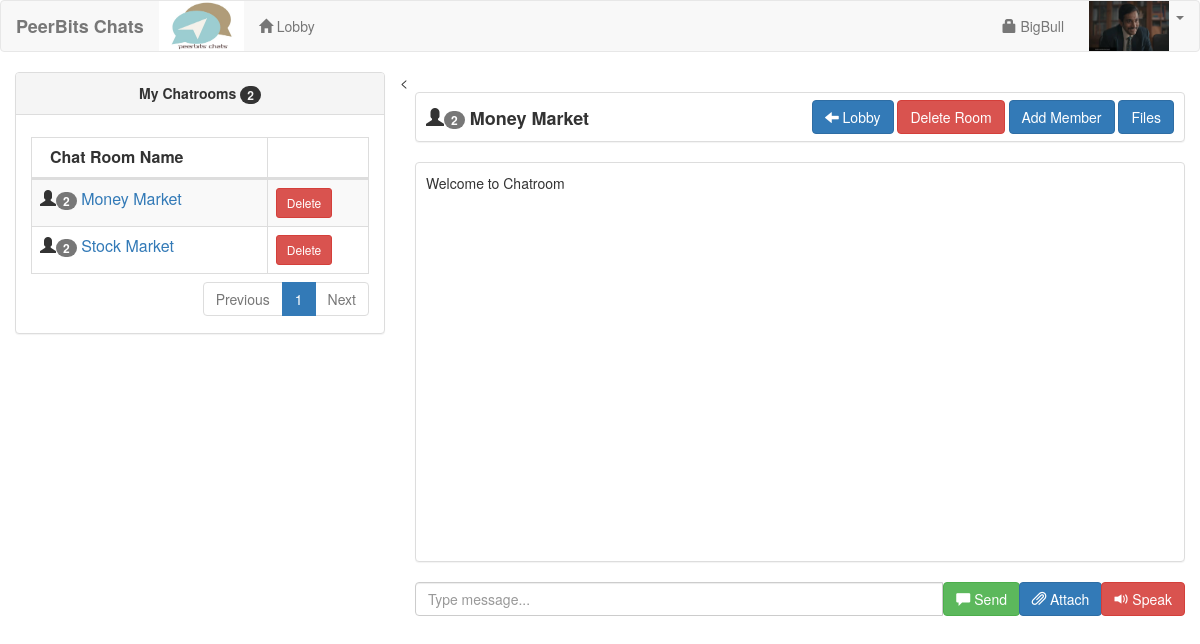
Page /user/chatroom.php?id=10 (signed in) on the committed database.
### tables this page shows
CREATE TABLE `user` (
  `userid` int(11) NOT NULL,
  `username` varchar(30) NOT NULL,
  `password` varchar(150) NOT NULL,
  `uname` varchar(60) NOT NULL,
  `photo` varchar(200) NOT NULL,
  `access` int(1) NOT NULL
);

CREATE TABLE `chat_member` (
  `chat_memberid` int(11) NOT NULL,
  `chatroomid` int(11) NOT NULL,
  `userid` int(11) NOT NULL
);

CREATE TABLE `chatroom` (
  `chatroomid` int(11) NOT NULL,
  `chat_name` varchar(60) NOT NULL,
  `date_created` datetime NOT NULL,
  `chat_password` varchar(30) NOT NULL,
  `userid` int(11) NOT NULL
);

### user/session.php (called while the page is built, shortened)
<?php
	include('../conn.php');
	$sq=mysqli_query($conn,"select * from `user` where userid='".$_SESSION['id']."'");
	$srow=mysqli_fetch_array($sq);
	$user=$srow['username'];
?>

### user/navbar.php (shortened to what this page needs)
<?php
	$query1=mysqli_query($conn,"select * from `user` where userid='".$_SESSION['id']."'") or die(mysqli_error());
	$srows=mysqli_fetch_array($query1);
	?>
  <nav class="navbar navbar-default">
    <div class="container-fluid">
		<div class="navbar-header">
			<a class="navbar-brand" href=""><strong>PeerBits Chats</strong></a><a href=""><img src="../img/logo.jpg" width="85px" height="50px"></a>
		</div>
		<ul class="nav navbar-nav">
			<li><a href="index.php"><span class="glyphicon glyphicon-home"></span> Lobby</a></li>
		</ul>
		<ul class="nav navbar-nav navbar-right">
			<li><a href="#account" data-toggle="modal"><span class="glyphicon glyphicon-lock"></span> <?php echo $user; ?></a></li>
			<li><img src="../<?php if(empty($srows['photo'])){echo "upload/profile.jpg";}else{echo $srows['photo'];} ?>" style="height:50px; width:80px; position:relative;  left:10px;"></li>
			<li class="dropdown">
				<a class="dropdown-toggle" data-toggle="dropdown" href="#"><span class="caret"></span></a>
			</li>
		</ul>
	</div>
</nav>

### user/mychat.php
<div class="col-lg-4">
	<div class="panel panel-default">
	<?php
		$me=mysqli_query($conn,"select * from chat_member left join chatroom on chatroom.chatroomid=chat_member.chatroomid where chat_member.userid='".$_SESSION['id']."' order by chatroom.date_created desc");
		$numme=mysqli_num_rows($me);
	?>
		<div class="panel-heading"><center><strong>My Chatrooms <span class="badge"><?php echo $numme; ?></span></strong></center></div>
		<div class="panel-body">
		<table width="100%" class="table table-striped table-bordered table-hover" id="myChatRoom">
			<thead>
			<th>Chat Room Name</th>
			<th></th>
			</thead>
			<tbody>
			<?php
				$my=mysqli_query($conn,"select * from chat_member left join chatroom on chatroom.chatroomid=chat_member.chatroomid where chat_member.userid='".$_SESSION['id']."' order by chatroom.date_created desc");
					while($myrow=mysqli_fetch_array($my)){
						$nq=mysqli_query($conn,"select * from chat_member where chatroomid='".$myrow['chatroomid']."'");
						?>
						<tr>
							<td><span class="glyphicon glyphicon-user"></span><span class="badge"><?php echo mysqli_num_rows($nq); ?></span> <a href="chatroom.php?id=<?php echo $myrow['chatroomid']; ?>"><?php echo $myrow['chat_name']; ?></a></td>
							<td>
								<?php
									$memb=mysqli_query($conn,"select * from chatroom where userid='".$_SESSION['id']."' and chatroomid='".$myrow['chatroomid']."'");
									if (mysqli_num_rows($memb)>0){
										?>
										<button type="button" class="btn btn-danger btn-sm delete2" value="<?php echo $myrow['chatroomid']; ?>">Delete</button>
										<?php
									}
									else{
										?>
										<button type="button" class="btn btn-warning btn-sm leave2" value="<?php echo $myrow['chatroomid']; ?>">Leave</button>
										<?php
									}
								?>
							</td>
						</tr>
						<?php
					}
			?>
			</tbody>
		</table>
		</div>
	</div>
</div>

### user/room.php (shortened to what this page needs)
<<div class="col-lg-8">
          <div class="panel panel-default" style="height:50px;">
		<span style="font-size:18px; margin-left:10px; position:relative; top:13px;"><strong><span  id="user_details"><span class="glyphicon glyphicon-user"></span><span class="badge"><?php echo mysqli_num_rows($cmem); ?></span></span> <?php echo $chatrow['chat_name']; ?></strong></span>
			<?php
				$rm=mysqli_query($conn,"select * from chat_member left join `user` on user.userid=chat_member.userid where chatroomid='$id'");
				while($rmrow=mysqli_fetch_array($rm)){
					?>
					<?php
						$creq=mysqli_query($conn,"select * from chatroom where chatroomid='$id'");
							?>
					<?php
				}
			?>
		<div class="pull-right" style="margin-right:10px; margin-top:7px;">
			<?php
				if ($chatrow['userid']==$_SESSION['id']){
					?>
					<a href="index.php" class="btn btn-primary"><span class="glyphicon glyphicon-arrow-left"></span> Lobby</a>
					<a href="#delete_room" data-toggle="modal" class="btn btn-danger">Delete Room</a>
					<a href="#add_member" data-toggle="modal" class="btn btn-primary">Add Member</a>
					<a href="#file_view" data-toggle="modal" class="btn btn-primary">Files</a>
					<?php
				}
				else{
					?>
					<a href="index.php" class="btn btn-primary"><span class="glyphicon glyphicon-arrow-left"></span> Lobby</a>
					<a href="#leave_room" data-toggle="modal" class="btn btn-warning">Leave Room</a>
					<a href="#file_view" data-toggle="modal" class="btn btn-primary">Files</a>
					<?php
				}
			?>
		</div>
	</div>
	<div>
		<div class="panel panel-default" style="height: 400px;">
			<div style="height:10px;"></div>
			<span style="margin-left:10px;">Welcome to Chatroom</span><br>
			<div style="height:10px;"></div>
		</div>
		<div class="input-group" id="output">
			<input type="text" class="form-control" placeholder="Type message..." id="chat_msg">
			<span class="input-group-btn">
			<button class="btn btn-success" type="submit" id="send_msg" value="<?php echo $id; ?>">
			<span class="glyphicon glyphicon-comment"></span> Send
			</button>
			<a href="#file_upload" class="btn btn-primary" data-toggle="modal"><span class="glyphicon glyphicon-paperclip"></span> Attach</a>
			<button type="button" class="btn btn-danger" onclick="runSpeechRecognition()"><span class="glyphicon glyphicon-volume-up"></span> Speak</button> &nbsp; <span  id="action"></span>
			</span>
		</div>
</div>

### user/chatroom.php (style rules this page uses)
body { background-image: url('../img/chatbubble.jpg'); background-repeat: no-repeat; background-attachment: fixed; background-size: 100% 150%; }

### rows in the picture
user: username "BigBull", photo (picture)
chat_member: mysqli_num_rows($nq) "2", chatroomid.chat_name "Money Market"
chat_member: mysqli_num_rows($nq) "2", chatroomid.chat_name "Stock Market"
chatroom: chat_name "Money Market"

### other values in the picture
$numme "2"
mysqli_num_rows($cmem) "2"
